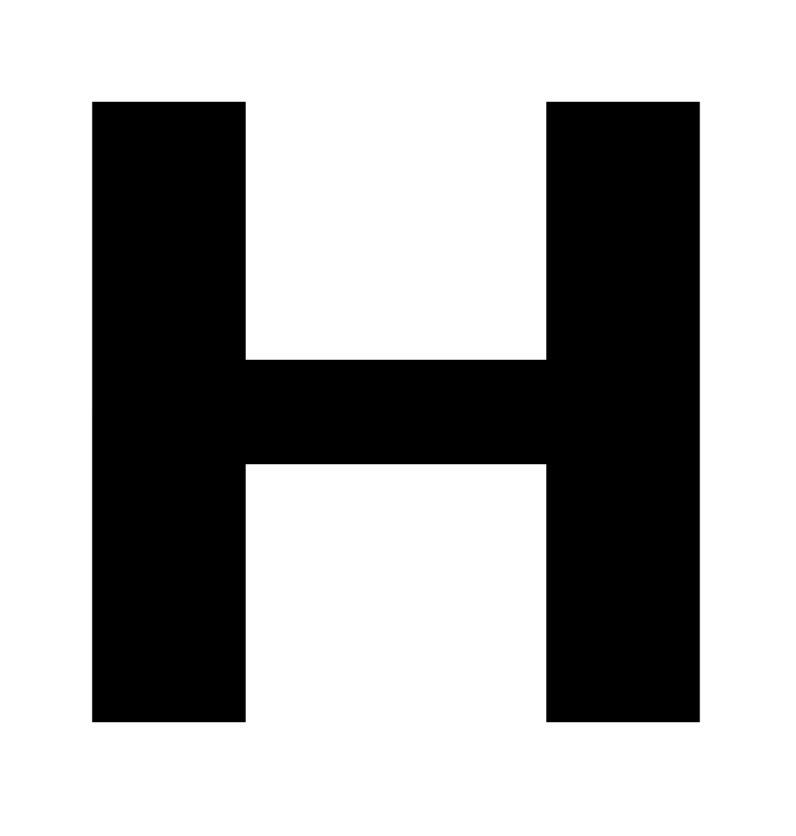
#> input picture data/H.png, 796 x 836 px, given in place of Monalisa.jpg, which was not available
$ jupyter execute --allow-errors Colors_Depth.ipynb   (text cells are left out)
#> lines starting #> are read from the running program, lines starting #| are printed output that depends on the picture; pictures that were not available may be replaced by others from this repository, and a replacement may not be noted
[cell 1]
import numpy as np
import matplotlib.pyplot as plt
import cv2
from PIL import Image
import sys


def print_image (image):

    (m, n) = image.shape

    for i in range (0, m):
        print("\n")
        print([ image[i,j] for j in range (0, n)])


def plot_images (image_color, image_gray):

    (m, n, c) = image_color.shape

    image_red    = image_color.copy()
    image_green  = image_color.copy()
    image_blue   = image_color.copy()

    image_red [:,:,1:] = 0
    image_green [:,:,0] = 0
    image_green [:,:,2] = 0
    image_blue [:,:,0:2] =  0


    gray = np.zeros ([m,n])
    for i in range (0, m):
        for j in range (0, n):
            gray[i,j] = 0.29 * image_color[i,j,0]+ 0.587 * image_color[i,j,1] + 0.114 * image_color[i,j,2]


    fig, axs = plt.subplots (2,3,figsize=(12,12))

    axs[0,0].imshow (image_color)
    axs[0,1].imshow (image_gray,cmap='gray')
    axs[0,2].imshow (gray,cmap='gray')

    axs[1,0].imshow (image_red)
    axs[1,1].imshow (image_green)
    axs[1,2].imshow (image_blue)

    axs[0,0].set_title("Original [RGB]")
    axs[0,1].set_title ("Gray read")
    axs[0,2].set_title("Gray Created")
    axs[1,0].set_title("RED")
    axs[1,1].set_title("GREEN")
    axs[1,2].set_title("BLUE")


    for i in range (0,2):
        for j in range (0,3):
            axs[i,j].set_yticklabels([])
            axs[i,j].set_xticklabels([])
    plt.show()


if __name__ == "__main__":

    image1 = "data/Monalisa.jpg"
    image2 = "data/Hispine.jpg"
    image3 = "data/garden.png"

    for image in [image1,image2,image3]:
        image_color = cv2.imread(image, cv2.IMREAD_COLOR)
#> image_color is the input picture: shape (836, 796, 3); min 0, max 255, mean 170
        image_color = cv2.cvtColor(image_color, cv2.COLOR_BGR2RGB)
        image_gray  =  cv2.imread(image, cv2.IMREAD_GRAYSCALE)
#> image_gray: shape (836, 796); min 0, max 255, mean 170
        image_color = cv2.resize (image_color, (400, 600))
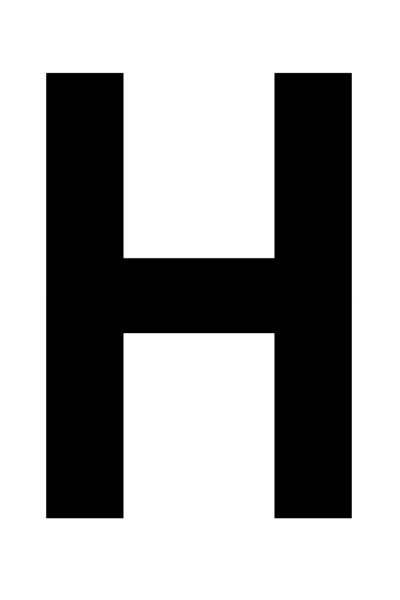
#> image_color: shape (600, 400, 3); min 0, max 255, mean 169.8
        image_gray  = cv2.resize (image_gray, (400, 600))
#> image_gray: shape (600, 400)
        plot_images (image_color, image_gray)
#> in plot_images, `image_red [:,:,1:] = 0`:
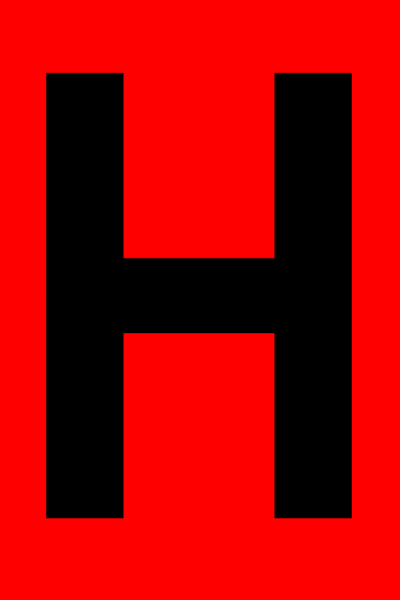
#> image_red: shape (600, 400, 3); mean R, G, B 169.8, 0, 0
#> in plot_images, `image_green [:,:,0] = 0`:
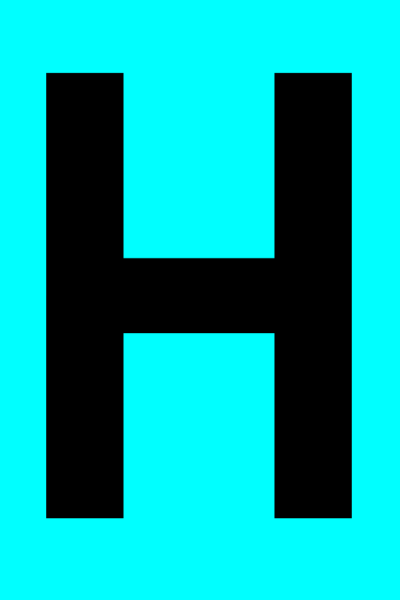
#> image_green: shape (600, 400, 3); mean R, G, B 0, 169.8, 169.8
#> in plot_images, `image_green [:,:,2] = 0`:
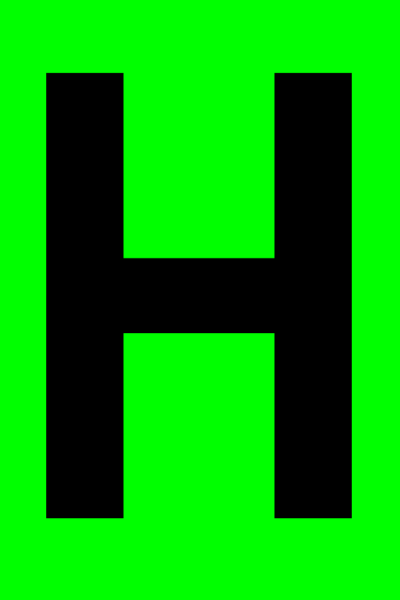
#> image_green: shape (600, 400, 3); mean R, G, B 0, 169.8, 0
#> in plot_images, `image_blue [:,:,0:2] =  0`:
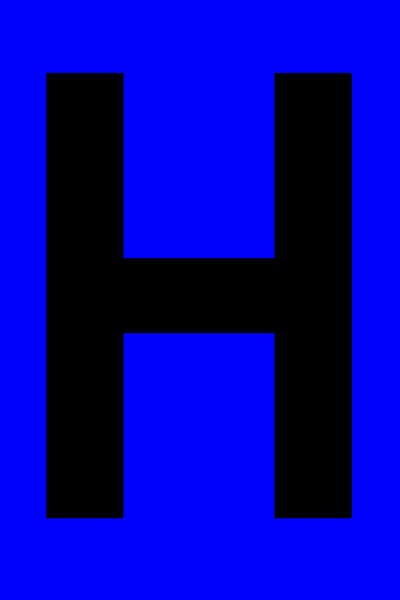
#> image_blue: shape (600, 400, 3); mean R, G, B 0, 0, 169.8
#> pass 2 of the loop `for image in [image1,image2,image3]:`:
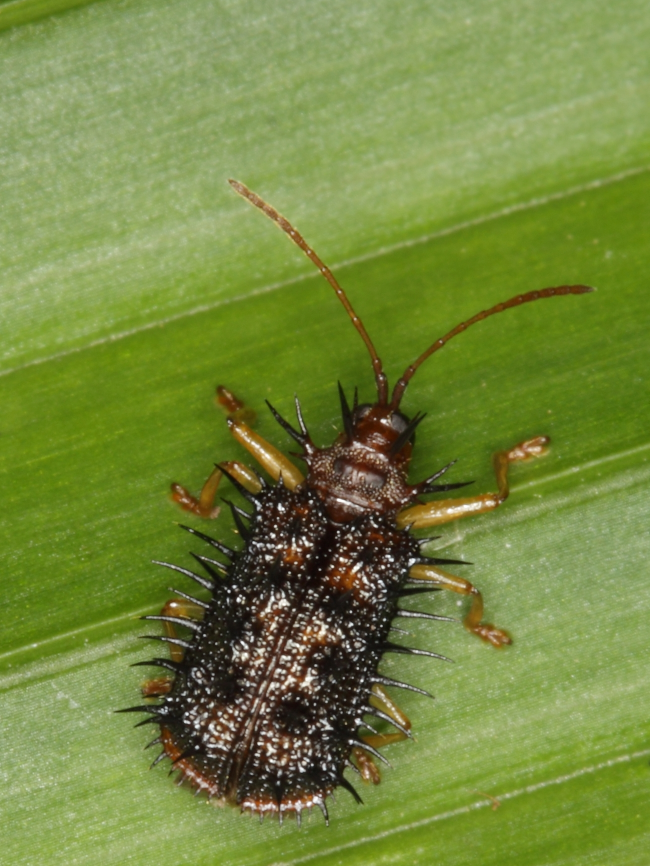
#> input picture data/Hispine.jpg, 1299 x 1732 px (shown at 1/2 size)
#> image_color is the input picture: shape (1732, 1299, 3); mean B, G, R 63.7, 136, 117.5
#> in plot_images (call 2), `image_green [:,:,2] = 0`:
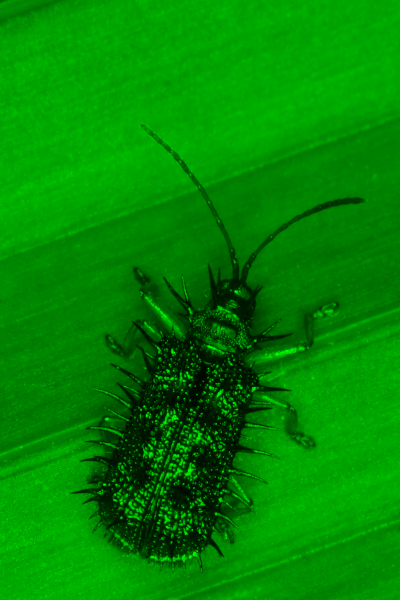
#> image_green: shape (600, 400, 3); mean R, G, B 0, 135.9, 0
#> in plot_images (call 2), `image_blue [:,:,0:2] =  0`:
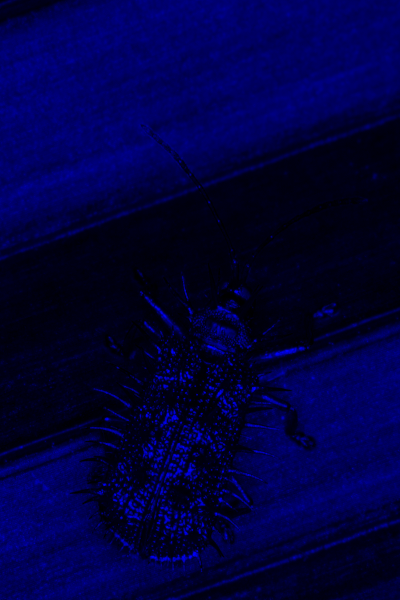
#> image_blue: shape (600, 400, 3); mean R, G, B 0, 0, 63.6
#> pass 3 of the loop `for image in [image1,image2,image3]:`:
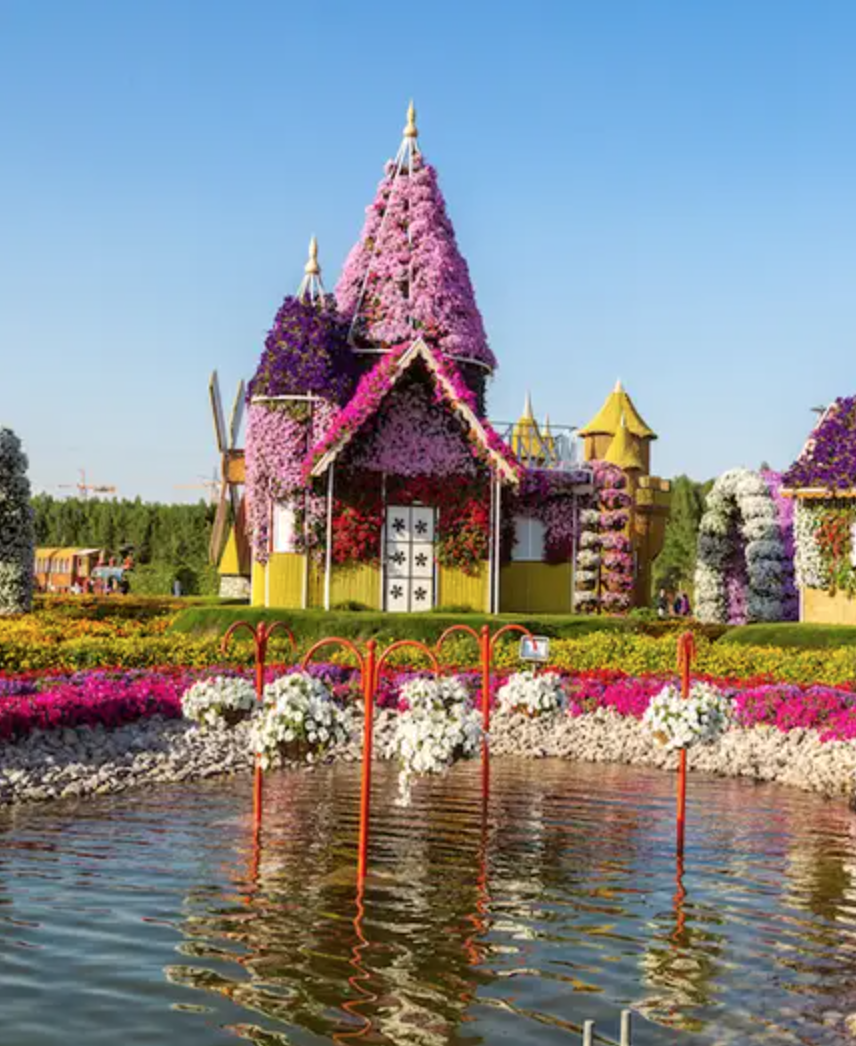
#> input picture data/garden.png, 856 x 1046 px
#> image_color is the input picture: shape (1046, 856, 3); mean B, G, R 141.6, 138.3, 135.8
#> in plot_images (call 3), `image_green [:,:,2] = 0`:
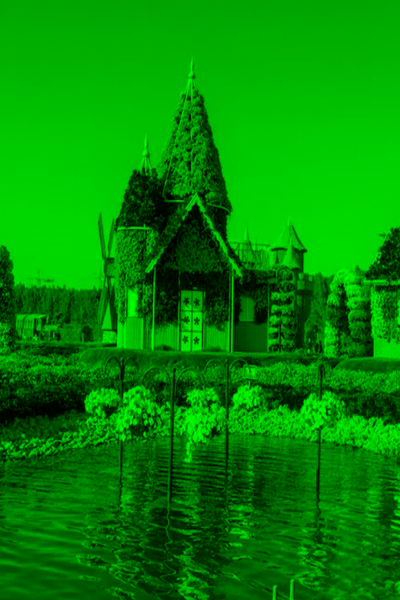
#> image_green: shape (600, 400, 3); mean R, G, B 0, 138.3, 0
#> in plot_images (call 3), `image_blue [:,:,0:2] =  0`:
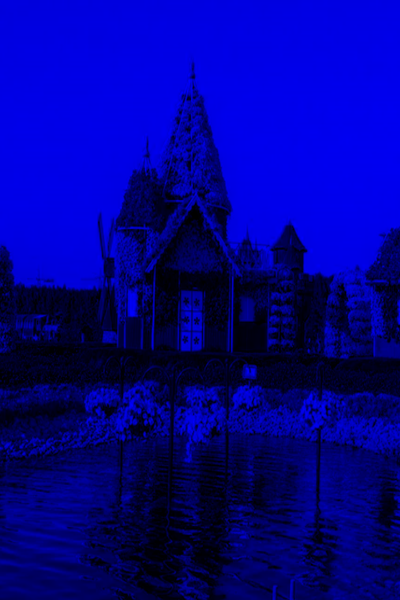
#> image_blue: shape (600, 400, 3); mean R, G, B 0, 0, 141.5
